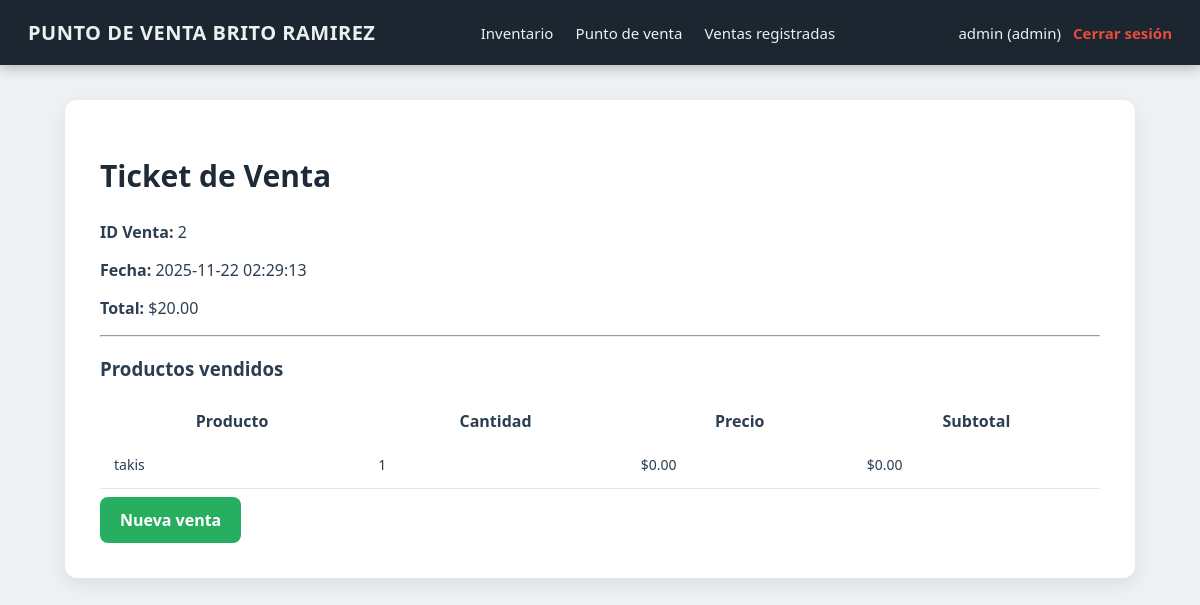
Screenshot of /front-end/pages/ticket.php?id_venta=2 (signed in) with the database file from the repository.
### tables this page shows
CREATE TABLE `ventas` (
  `id_venta` int(11) NOT NULL,
  `id_usuario` int(11) DEFAULT NULL,
  `fecha` timestamp NOT NULL DEFAULT current_timestamp(),
  `total` decimal(10,2) NOT NULL
);

CREATE TABLE `detalle_venta` (
  `id_detalle` int(11) NOT NULL,
  `id_venta` int(11) NOT NULL,
  `id_producto` int(11) NOT NULL,
  `cantidad` int(11) NOT NULL,
  `precio` decimal(10,2) NOT NULL,
  `precio_unitario` decimal(10,2) NOT NULL,
  `subtotal` decimal(10,2) GENERATED ALWAYS AS (`cantidad` * `precio_unitario`) STORED
);

CREATE TABLE `productos` (
  `id_producto` int(11) NOT NULL,
  `nombre` varchar(120) NOT NULL,
  `descripcion` text DEFAULT NULL,
  `precio` decimal(10,2) NOT NULL,
  `stock` int(11) NOT NULL DEFAULT 0 CHECK (`stock` >= 0),
  `codigo_barras` varchar(50) DEFAULT NULL,
  `creado_en` timestamp NOT NULL DEFAULT current_timestamp(),
  `activo` tinyint(4) DEFAULT 1
);

### back-end/database/Conexion.php (called while the page is built, shortened)
<?php
class Conexion {
    private static $conexion = null;
    public static function getConexion() {
        if (self::$conexion === null) {
            $host = "localhost";
            $user = "root";
            $pass = "Papermariottyd2";
            $db   = "punto_venta";
            self::$conexion = new mysqli($host, $user, $pass, $db);
        }
        return self::$conexion;
    }
}

### back-end/models/Venta.php (called while the page is built, shortened)
<?php
require_once __DIR__ . '/../database/Conexion.php';
class Venta
{
    private $db;
    public function __construct()
    {
        $this->db = Conexion::getConexion();
    }
    public function obtenerTicket($id_venta)
    {
        $stmt = $this->db->prepare("SELECT * FROM ventas WHERE id_venta = ?");
        $stmt->bind_param("i", $id_venta);
        $stmt->execute();
        return $stmt->get_result()->fetch_assoc();
    }
    public function obtenerDetalle($id_venta)
    {
        $stmt = $this->db->prepare("
            SELECT p.nombre, dv.cantidad, dv.precio,
            (dv.cantidad * dv.precio) AS subtotal
            FROM detalle_venta dv
            INNER JOIN productos p ON dv.id_producto = p.id_producto
            WHERE dv.id_venta = ?
        ");
        $stmt->bind_param("i", $id_venta);
        $stmt->execute();
        return $stmt->get_result();
    }
}

### front-end/pages/ticket.php (the view, shortened to what this page needs)
<?php
require_once __DIR__ . '/../../back-end/models/Venta.php';
$id_venta = $_GET['id_venta'] ?? 0;
$ventaModel = new Venta();
$ticket = $ventaModel->obtenerTicket($id_venta);
$detalles = $ventaModel->obtenerDetalle($id_venta);
?>
<!DOCTYPE html>
<html lang="es">
<head>
    <link rel="stylesheet" href="/punto-venta/front-end/assets/css/estilos.css">
</head>
<body>
<?php include __DIR__ . '/../includes/navbar.php'; ?>
<div class="container">
    <h1>Ticket de Venta</h1>
    <?php if ($ticket) { ?>
        <p><strong>ID Venta:</strong> <?= $ticket['id_venta'] ?></p>
        <p><strong>Fecha:</strong> <?= $ticket['fecha'] ?></p>
        <p><strong>Total:</strong> $<?= number_format($ticket['total'], 2) ?></p>
        <hr>
        <h3>Productos vendidos</h3>
        <table>
            <tr>
                <th>Producto</th>
                <th>Cantidad</th>
                <th>Precio</th>
                <th>Subtotal</th>
            </tr>
            <?php while ($d = $detalles->fetch_assoc()) { ?>
                <tr>
                    <td><?= $d['nombre'] ?></td>
                    <td><?= $d['cantidad'] ?></td>
                    <td>$<?= number_format($d['precio'], 2) ?></td>
                    <td>$<?= number_format($d['precio'] * $d['cantidad'], 2) ?></td>
                </tr>
            <?php } ?>
        </table>
    <?php } else { ?>
        <p>No se encontró la venta.</p>
    <?php } ?>
    <a class="btn" href="/punto-venta/front-end/pages/ventas.php">Nueva venta</a>
</div>
</body>
</html>

### front-end/assets/css/estilos.css (style rules this page uses)
body { margin: 0; padding: 0; font-family: 'Segoe UI', Roboto, Arial, sans-serif; background: #eef1f4; color: #2c3e50; }
.container { width: 92%; max-width: 1000px; margin: 100px auto 40px auto; background: #ffffff; padding: 35px; border-radius: 12px; box-shadow: 0 6px 18px rgba(0,0,0,0.08); animation: fadeIn 0.3s ease-in-out; }
h1 { margin-bottom: 25px; font-size: 30px; font-weight: 700; color: #1e2a36; }
table { width: 100%; border-collapse: separate; border-spacing: 0 8px; margin-top: 20px; }
table tbody tr { background: #ffffff; transition: 0.2s; }
table td { padding: 14px; font-size: 14px; border-bottom: 1px solid #e3e6e9; }
.btn { padding: 12px 20px; background: #27ae60; color: white; border-radius: 8px; text-decoration: none; font-weight: 600; display: inline-block; transition: 0.25s; border: none; cursor: pointer; }

### rows the page displays
ventas: id_venta "2", fecha "2025-11-22 02:29:13", total "20.00"
detalle_venta: id_producto.nombre "takis", cantidad "1", precio "0.00", $d['precio']*$d['cantidad'] "0.00"

### other values shown
$_SESSION['usuario'] "admin"
$_SESSION['rol'] "admin"
